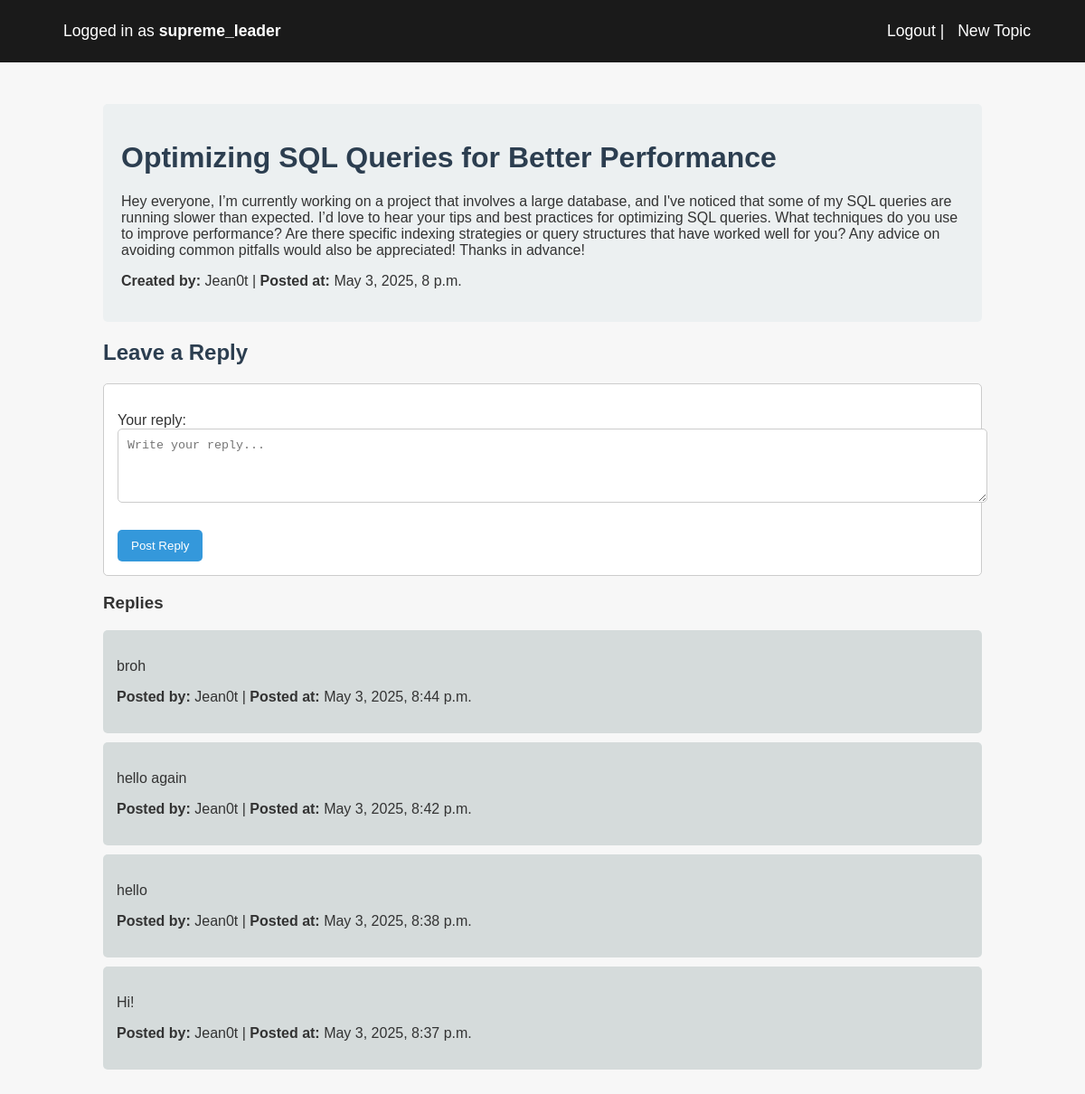
Page /topic/1 (signed in) on the committed database.
### forum/models.py (models this page shows, shortened)
class Topic(models.Model):
    title = models.CharField(max_length=128)
    body = models.TextField()
    author = models.ForeignKey(User, on_delete=models.CASCADE)
    created_at = models.DateTimeField(auto_now_add=True)

class Reply(models.Model):
    body = models.TextField()
    author = models.ForeignKey(User, on_delete=models.CASCADE)
    topic = models.ForeignKey(Topic, on_delete=models.CASCADE)
    created_at = models.DateTimeField(auto_now_add=True)

### forum/views.py (the view)
# urls.py: path("topic/<int:topic_id>", views.topic_detail, name="topic_detail"),
def topic_detail(request, topic_id):
    topic = get_object_or_404(Topic, pk=topic_id)
    replies = get_replies(topic, topic_id)
    if request.method == "POST":
        if request.user.is_authenticated:
            form = ReplyForm(request.POST)
            if form.is_valid():
                reply = form.save(commit=False)
                reply.topic = topic
                reply.author = request.user
                reply.save()
                update_replies_cache(topic_id, topic)
                return redirect("topic_detail", topic_id=topic.id)
        else:
            return redirect("login")
    else:
        form = ReplyForm()
    return render(request, "forum/topic_detail.html", {"topic": topic, "replies": replies, "form": form})

### forum/forms.py
class ReplyForm(forms.ModelForm):
    class Meta:
        model = Reply
        fields = ["body"]
        labels = {"body": "Your reply"}
        widgets = {
            "body": forms.Textarea(attrs={"rows": 4, "cols": 40, "placeholder": "Write your reply..."}),
        }

### forum/cache.py (called while the page is built)
def get_replies_cache_key(topic_id):
    return f"topic_{topic_id}_replies"

def get_replies(topic, topic_id):
    cache_key = get_replies_cache_key(topic_id)
    replies = cache.get(cache_key)
    if replies is None:
        replies = topic.reply_set.order_by("-created_at")
        cache.set(cache_key, replies, timeout=CACHE_TIME)
    return replies

### forum/templates/forum/topic_detail.html (shortened to what this page needs)
{% extends 'forum/base.html' %}
{% load static %}
{% block content %}
    <div class="container">
        <div class="topic">
            <h1>{{ topic.title }}</h1>
            <p>{{ topic.body }}</p>
            <p><strong>Created by:</strong> {{ topic.author.username }} | <strong>Posted at:</strong> {{ topic.created_at }}
            {% if request.user == topic.author %}
            | <a href="{% url 'edit_topic' topic.id %}">Edit</a> | <a href="{% url 'delete_topic' topic.id %}">Delete</a></p>
            {% else %}
            </p>
            {% endif %}
        </div>
        <div class="reply-form">
            <h2>Leave a Reply</h2>
            {% if request.user.is_authenticated %}
            <form method="POST">
                {{ form.as_p }}
                <button type="submit">Post Reply</button>
            </form>
            {% else %}
                <p><a href={% url "login" %}>Login</a> to reply.</p>
            {% endif %}
        </div>
        <div class="replies">
            <h3>Replies</h3>
            {% for reply in replies %}
                <div class="reply">
                    <p>{{ reply.body }}</p>
                    <p><strong>Posted by:</strong> {{ reply.author.username }} | <strong>Posted at:</strong> {{ reply.created_at }}
                    {% if request.user == reply.author %}
                    | <a href="{% url 'edit_reply' topic.id reply.id %}">Edit</a> | <a href="{% url 'delete_reply' topic.id reply.id %}">Delete</a> </p>
                    {% else %}
                    </p>
                    {% endif %}
                </div>
            {% empty %}
                <p>No replies yet.</p>
            {% endfor %}
        </div>
    </div>
{% endblock %}

### forum/templates/forum/base.html (shortened to what this page needs)
{% load static %}
<!DOCTYPE html>
<html lang="en">
<head>
    <link rel="stylesheet" href="{% static 'css/style.css' %}">
</head>
<body>
    <nav style="display: flex; justify-content: space-between; padding: 2% 5%; background-color: #1a1a1a;">
        <div style="width: 50%;">
            <a href={% url 'topic_list' %}>
            {% if request.user.is_authenticated %}
                Logged in as <strong>{{ request.user.username }}</strong>
            {% else %}
                Logged in as <strong>Guest</strong>
            {% endif %}
        </div>
        <div style="width: 50%; text-align: right;">
            {% if request.user.is_authenticated %}
                <a href="{% url 'custom_logout' %}">Logout</a> |
                <a href="{% url 'create_topic' %}">New Topic</a>
            {% else %}
                <a href="{% url 'login' %}">Login</a> |
                <a href="{% url 'signup' %}">Register</a>
            {% endif %}
        </div>
    </nav>
    <div style="width: 90%; margin: 0 auto; padding: 2%;">
        {% block content %}
        {% endblock %}
    </div>
</body>
</html>

### forum/static/css/style.css (style rules this page uses)
body { font-family: Arial, sans-serif; background-color: #f7f7f7; color: #333; margin: 0; padding: 0; }
nav { display: flex; justify-content: space-between; padding: 2% 5%; background-color: #1a1a1a;; color: #fff; }
nav a { color: #fff; text-decoration: none; margin-left: 10px; }
nav div { font-size: 1.1em; }
.container { width: 90%; margin: 0 auto; padding: 2%; }
h1, h2 { color: #2C3E50; }
.topic { background-color: #ecf0f1; margin-bottom: 10px; padding: 20px; border-radius: 5px; }
.reply { background-color: #d5dbdb; margin-top: 10px; padding: 15px; border-radius: 5px; }
form { margin-top: 20px; padding: 15px; background-color: #ffffff; border: 1px solid #ccc; border-radius: 5px; }
form input, form textarea { width: 100%; padding: 10px; margin-bottom: 10px; border-radius: 5px; border: 1px solid #ccc; }
form button { padding: 10px 15px; background-color: #3498db; color: white; border: none; border-radius: 5px; cursor: pointer; }

### rows in the picture
Topic: title "Optimizing SQL Queries for Better Performance", body "Hey everyone, I’m currently working on a project that involves a large database, and I've noticed that some of my SQL queries are running slower than expected. I’d love to hear your tips and best practices for optimizing SQL queries. What techniques do you use to improve performance? Are there specific indexing strategies or query structures that have worked well for you? Any advice on avoiding common pitfalls would also be appreciated! Thanks in advance!", author.username "Jean0t", created_at "May 3, 2025, 8 p.m."
Reply: body "broh", author.username "Jean0t", created_at "May 3, 2025, 8:44 p.m."
Reply: body "hello again", author.username "Jean0t", created_at "May 3, 2025, 8:42 p.m."
Reply: body "hello", author.username "Jean0t", created_at "May 3, 2025, 8:38 p.m."
Reply: body "Hi!", author.username "Jean0t", created_at "May 3, 2025, 8:37 p.m."

### other values in the picture
{{ request.user.username }} "supreme_leader"
